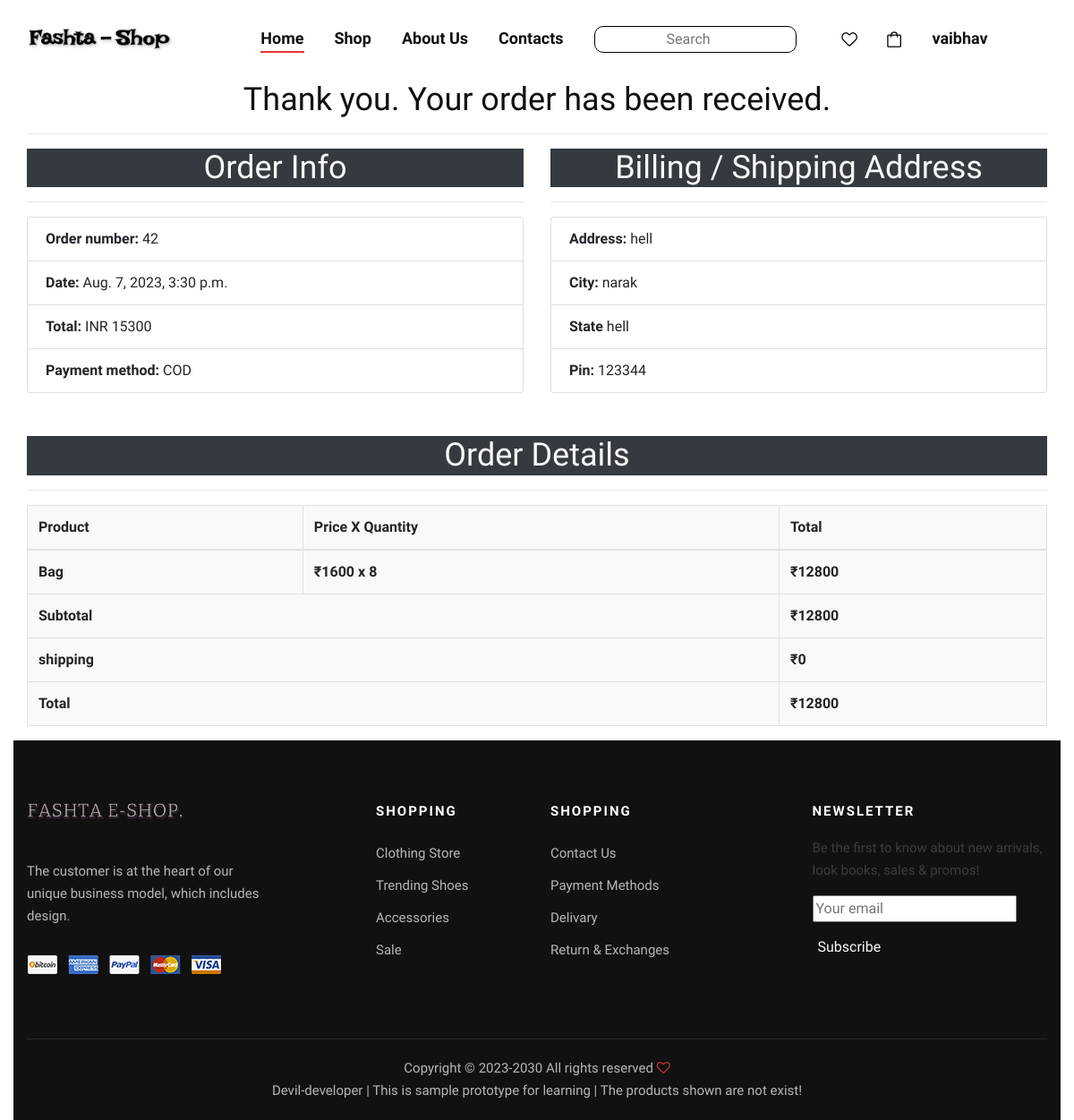
/confirmation/42/ (signed in), run on the app's committed database.
### mainApp/models.py (models this page shows, shortened)
class checkout(models.Model):
    id= models.AutoField(primary_key=True)
    buyer = models.ForeignKey(buyer,on_delete=models.CASCADE)
    orderstatus = models.IntegerField(choices=orderStatusOptions,default=0)
    paymentstatus = models.IntegerField(choices=paymentStatusOptions,default=0)
    paymentmode = models.IntegerField(choices=paymentModeOptions,default=0)
    subtotal = models.IntegerField()
    shipping = models.IntegerField()
    total = models.IntegerField()
    rppid = models.CharField(max_length=20,default="",null=True,blank=True)
    date = models.DateTimeField(auto_now=True)
    name = models.CharField(max_length=100,default="")
    address = models.CharField(max_length=200,default="")
    city = models.CharField(max_length=100,default="")
    state = models.CharField(max_length=100,default="")
    pin = models.CharField(max_length=10,default="")
    phone = models.CharField(max_length=15,default="")
    email = models.EmailField(max_length=100,default="")

class checkOutProduct(models.Model):
    id = models.AutoField(primary_key=True)
    checkout = models.ForeignKey(checkout,on_delete=models.CASCADE)
    product = models.ForeignKey(product,on_delete=models.CASCADE)
    qty = models.IntegerField()
    total = models.IntegerField()

class product(models.Model):
    id = models.AutoField(primary_key=True)
    name = models.CharField(max_length=30)
    maincategoryproduct = models.ForeignKey(maincategory,on_delete=models.CASCADE)
    subcategoryproduct = models.ForeignKey(subcategory,on_delete=models.CASCADE)
    brandproduct = models.ForeignKey(brand,on_delete=models.CASCADE)
    baseprice = models.IntegerField()
    discount = models.IntegerField()
    finalprice = models.IntegerField()
    stock = models.BooleanField(default=True)
    color = models.CharField(max_length=20)
    size = models.CharField(max_length=10)
    description = models.TextField(default="This is Sample Product")
    pic1 = models.ImageField(upload_to="uploads/product")
    pic2 = models.ImageField(upload_to="uploads/product",default=None,blank=True,null=True)
    pic3 = models.ImageField(upload_to="uploads/product",default=None,blank=True,null=True)
    pic4 = models.ImageField(upload_to="uploads/product",default=None,blank=True,null=True)

### mainApp/views.py (the view)
# urls.py: path("confirmation/<int:id>/",views.confirmationPage,name="confirmation"),
@login_required(login_url="/login/")
def confirmationPage(Request,id):
    try:
        Buyer = buyer.objects.get(username=Request.user.username)
        co = checkout.objects.get(id=id)
        cart = checkOutProduct.objects.filter(checkout=co)
        subtotal = 0
        shipping = 0
        total = 0
        for item in cart:
            subtotal = subtotal + item.total
        if(subtotal>0 and subtotal<1000):
            shipping = 150
        total = subtotal+shipping
        return render(Request,"confirmation.html",{'cart':cart,'subtotal':subtotal,'shipping':shipping,'total':total,'buyer':Buyer,'checkout':co})
    except:
        return HttpResponseRedirect("/admin/")

### mainApp/templatetags/mycustomfilters.py (called while the page is built)
@register.filter(name="paymentMode")
def paymentMode(Request,num):
    if(num == 0):
        return "COD"
    else:
        return "NetBanking"

### mainApp/templates/confirmation.html (shortened to what this page needs)
{% extends 'index.html' %}
{% load mycustomfilters %}
{% block body %}
<div class="container">
    <div class="row">
        <div class="col-md-12">
            <div class="order_tittle text-center">
                <h2>Thank you. Your order has been received.</h2>
                <hr>
            </div>
        </div>
        <div class="col-md-6">
            <h2 class="text-center text-light bg-dark">Order Info</h2>
            <hr>
            <ul class="list-group">
                <li class="list-group-item">
                    <span class="font-weight-bold">Order number:</span> {{ checkout.id }}
                </li>
                <li class="list-group-item">
                    <span class="font-weight-bold">Date:</span> {{ checkout.date }}
                </li>
                <li class="list-group-item">
                    <span class="font-weight-bold">Total:</span> INR {{ checkout.total }}
                </li>
                <li class="list-group-item">
                    <span class="font-weight-bold">Payment method:</span> {{ request|paymentMode:checkout.paymentmode }}
                </li>
            </ul>
        </div>
        <div class="col-md-6">
            <h2 class="text-center bg-dark text-light">Billing / Shipping Address</h2>
            <hr>
            <ul class="list-group">
                <li class="list-group-item">
                    <span class="font-weight-bold">Address:</span> {{ checkout.address }}
                </li>
                <li class="list-group-item">
                    <span class="font-weight-bold">City:</span> {{ checkout.city }}
                </li>
                <li class="list-group-item">
                    <span class="font-weight-bold">State</span> {{ checkout.state }}
                </li>
                <li class="list-group-item">
                    <span class="font-weight-bold">Pin:</span> {{ checkout.pin }}
                </li>
            </ul>
        </div>
        <div class="col-md-12 pt-5">
            <h2 class="text-center bg-dark text-light">Order Details</h2>
            <hr>
            <table class="table table-bordered bg-light">
                <thead>
                    <tr>
                        <th scope="col" colspan="2">Product</th>
                        <th scope="col">Price X Quantity</th>
                        <th scope="col">Total</th>
                    </tr>
                </thead>
                <tbody>
                    {% for item in cart %}
                    <tr>
                        <th colspan="2"><span>{{item.product.name}}</span></th>
                        <th>&#8377;{{item.product.finalprice}} x {{item.qty}}</th>
                        <th> <span>&#8377;{{item.total}}</span></th>
                    </tr>
                    {% endfor %}
                    <tr>
                        <th colspan="3">Subtotal</th>
                        <th> <span>&#8377;{{subtotal}}</span></th>
                    </tr>
                    <tr>
                        <th colspan="3">shipping</th>
                        <th><span>&#8377;{{shipping}}</span></th>
                    </tr>
                </tbody>
                <tfoot>
                    <tr>
                        <th colspan="3">Total</th>
                        <th>&#8377;{{total}}</th>
                    </tr>
                </tfoot>
            </table>
        </div>
        {% endblock %}

### mainApp/templates/index.html (shortened to what this page needs)
{% load static %}
<!DOCTYPE html>
<html lang="zxx">
<head>
    <link rel="stylesheet" href="{% static 'css/bootstrap.min.css' %}" type="text/css">
    <link rel="stylesheet" href="{% static 'css/font-awesome.min.css' %}" type="text/css">
    <link rel="stylesheet" href="{% static 'css/elegant-icons.css' %}" type="text/css">
    <link rel="stylesheet" href="{% static 'css/magnific-popup.css' %}" type="text/css">
    <link rel="stylesheet" href="{% static 'css/nice-select.css' %}" type="text/css">
    <link rel="stylesheet" href="{% static 'css/owl.carousel.min.css' %}" type="text/css">
    <link rel="stylesheet" href="{% static 'css/slicknav.min.css' %}" type="text/css">
    <link rel="stylesheet" href="{% static 'css/style.css' %}" type="text/css">
</head>
<body>
    <header class="header">
        <div class="container">
            <div class="row">
                <div class="col-lg-2 col-md-2">
                    <div class="header__logo">
                        <a href="{% url 'home' %}"><img src="{% static '/img/f.png' %}"
                                style="height: 30px; width: 200px;" alt=""></a>
                    </div>
                </div>
                <div class="col-lg-10 col-md-10">
                    <nav class="header__menu mobile-menu">
                        <ul>
                            <li class="active"><a href="{% url 'home' %}">Home</a></li>
                            <li><a href="/shop/All/All/All">Shop</a></li>
                            <li><a href=" {% url 'about_us' %}">About Us</a></li>
                            <li><a href="{% url 'contact' %}">Contacts</a></li>
                            <li>
                                <form action="/search/" method="post">
                                    <input type="search" class="text-center"
                                        style="outline: none; border: 0.5px solid black; border-radius: 10px; padding: 2px;"
                                        name="search" placeholder="Search">
                                    <button type="submit"
                                        style="outline: none; border: none; background-color: transparent;"></button>
                                </form>
                            </li>
                            {% if request.user.is_authenticated %}
                            <li><a href="/profile/#wishlist"><img src="{% static '/img/icon/heart.png' %}" alt=""></a>
                            </li>
                            <li><a href="{% url 'shopping-cart' %}"><img src="{% static '/img/icon/cart.png' %}" alt=""></a></li>
                            <li><a href="#">{{request.user.first_name}}</a>
                            </li>
                            {% else %}
                            <a href="{% url 'login' %}" class="text-dark">Login/Signup</a>
                            {% endif %}
                        </ul>
                    </nav>
                </div>
            </div>
        </div>
    </header>
    {% block body %}{% endblock %}
                <footer class="footer">
                    <div class="container">
                        <div class="row">
                            <div class="col-lg-3 col-md-6 col-sm-6">
                                <div class="footer__about">
                                    <div class="footer__logo">
                                        <a href="#"><img src="{% static '/img/FASHTA(2).png' %}" alt=""></a>
                                    </div>
                                    <p>The customer is at the heart of our unique business model, which includes design.
                                    </p>
                                    <a href="#"><img src="{% static '/img/payment.png' %}" alt=""></a>
                                </div>
                            </div>
                            <div class="col-lg-2 offset-lg-1 col-md-3 col-sm-6">
                                <div class="footer__widget">
                                    <h6>Shopping</h6>
                                    <ul>
                                        <li><a href="#">Clothing Store</a></li>
                                        <li><a href="#">Trending Shoes</a></li>
                                        <li><a href="#">Accessories</a></li>
                                        <li><a href="#">Sale</a></li>
                                    </ul>
                                </div>
                            </div>
                            <div class="col-lg-2 col-md-3 col-sm-6">
                                <div class="footer__widget">
                                    <h6>Shopping</h6>
                                    <ul>
                                        <li><a href="{% url 'contact' %}">Contact Us</a></li>
                                        <li><a href="#">Payment Methods</a></li>
                                        <li><a href="#">Delivary</a></li>
                                        <li><a href="#">Return & Exchanges</a></li>
                                    </ul>
                                </div>
                            </div>
                            <div class="col-lg-3 offset-lg-1 col-md-6 col-sm-6">
                                <div class="footer__widget">
                                    <h6>NewsLetter</h6>
                                    <div class="newslatter">
                                        <p>Be the first to know about new arrivals, look books, sales & promos!</p>
                                        <form action="/newslatter-subscribe/" method="post">
                                            <input type="email" required name="email" placeholder="Your email">
                                            <button class="text-light"
                                                style="border: none; outline: none; background-color: transparent;"
                                                type="submit">Subscribe</button>
                                        </form>
                                    </div>
                                </div>
                            </div>
                        </div>
                        <div class="row">
                            <div class="col-lg-12 text-center">
                                <div class="footer__copyright__text">
                                    <p>Copyright ©
                                        -2030
                                        All rights reserved <i class="fa fa-heart-o" aria-hidden="true"></i>
                                    </p>
                                    <p>Devil-developer | This is sample prototype for learning | The products shown are not exist!</p>
                                </div>
                            </div>
                        </div>
                    </div>
                </footer>
</body>
</html>

### mainApp/static/css/style.css (style rules this page uses)
html, body { height: 100%; font-family: "Nunito Sans", sans-serif; -webkit-font-smoothing: antialiased; }
h1, h2, h3, h4, h5, h6 { margin: 0; color: #111111; font-weight: 400; font-family: "Nunito Sans", sans-serif; }
h2 { font-size: 36px; }
h6 { font-size: 16px; }
p { font-size: 15px; font-family: "Nunito Sans", sans-serif; color: #3d3d3d; font-weight: 400; line-height: 25px; margin: 0 0 15px 0; }
img { max-width: 100%; }
ul, ol { padding: 0; margin: 0; }
.header { background: #ffffff; }
.header__logo { padding: 30px 0; }
.header__logo a { display: inline-block; }
.header__menu { text-align: center; padding: 26px 0 25px; }
.header__menu ul li { list-style: none; display: inline-block; margin-right: 30px; position: relative; }
.header__menu ul li.active a:after { -webkit-transform: scale(1); -ms-transform: scale(1); transform: scale(1); }
.header__menu ul li:last-child { margin-right: 0; }
.header__menu ul li a { font-size: 18px; color: #111111; display: block; font-weight: 600; position: relative; padding: 3px 0; }
.header__menu ul li a:after { position: absolute; left: 0; bottom: 0; width: 100%; height: 2px; background: #e53637; content: ""; -webkit-transition: all, 0.5s; -o-transition: all, 0.5s; transition: all, 0.5s; -webkit-transform: scale(0); -ms-transform: scale(0); transform: scale(0); }
.footer { background: #111111; padding-top: 70px; }
.footer__about { margin-bottom: 30px; }
.footer__about .footer__logo { margin-bottom: 30px; }
.footer__about .footer__logo a { display: inline-block; }
.footer__about p { color: #b7b7b7; margin-bottom: 30px; }
.footer__widget { margin-bottom: 30px; }
.footer__widget h6 { color: #ffffff; font-size: 15px; font-weight: 700; text-transform: uppercase; letter-spacing: 2px; margin-bottom: 20px; }
.footer__widget ul li { line-height: 36px; list-style: none; }
.footer__widget ul li a { color: #b7b7b7; font-size: 15px; }
.footer__copyright__text { border-top: 1px solid rgba(255, 255, 255, 0.1); padding: 20px 0; margin-top: 40px; }
.footer__copyright__text p { color: #b7b7b7; margin-bottom: 0; }
.footer__copyright__text p i { color: #e53637; }
@media only screen and (min-width: 1200px) { .container { max-width: 1170px; } }

### data on the page
checkout: id "42", date "Aug. 7, 2023, 3:30 p.m.", total "15300", paymentmode "COD", address "hell", city "narak", state "hell", pin "123344"
checkOutProduct: product.name "Bag", product.finalprice "1600", qty "8", total "12800"

### other printed values
{{ request.user.first_name }} "vaibhav"
{{ subtotal }} "12800"
{{ shipping }} "0"
{{ total }} "12800"
